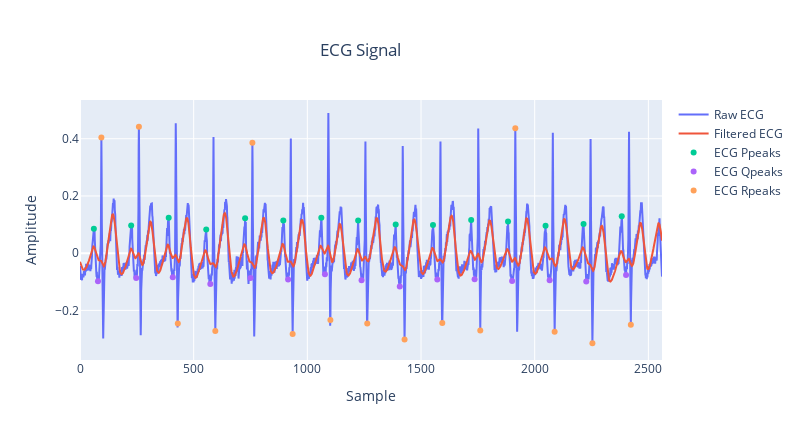

The code cell stored with this chart in its notebook:
### Code cell
#Plot ECG signal using Plotly
biobss.ecgtools.plot_ecg(signals=signals, peaks=peaks, method='plotly', show_peaks=True)

### Figure 1 — Plotly figure (JSON) as saved in the notebook; plotly's stock layout.template omitted (floating-point values rounded to 4 significant figures; data arrays with more than 128 entries replaced by an {"elided": "..."} marker saying what was removed)
{"data": [{"name": "Raw ECG", "type": "scatter", "x": {"elided": "2560 float values"}, "xaxis": "x", "y": {"elided": "2560 float values"}, "yaxis": "y"}, {"name": "Filtered ECG", "type": "scatter", "x": {"elided": "2560 float values"}, "xaxis": "x", "y": {"elided": "2560 float values"}, "yaxis": "y"}, {"mode": "markers", "name": "ECG Ppeaks", "type": "scatter", "x": [61.02, 225.1, 390.2, 555.2, 726.3, 894.3, 1061.0, 1223.0, 1389.0, 1553.0, 1721.0, 1883.0, 2048.0, 2215.0, 2383.0], "xaxis": "x", "y": [0.085, 0.097, 0.124, 0.083, 0.122, 0.114, 0.124, 0.114, 0.1, 0.098, 0.116, 0.111, 0.096, 0.102, 0.129], "yaxis": "y"}, {"mode": "markers", "name": "ECG Qpeaks", "type": "scatter", "x": [79.03, 247.1, 408.2, 573.2, 750.3, 915.4, 1077.0, 1238.0, 1407.0, 1572.0, 1736.0, 1901.0, 2066.0, 2227.0, 2402.0], "xaxis": "x", "y": [-0.098, -0.087, -0.084, -0.108, -0.087, -0.092, -0.074, -0.095, -0.117, -0.092, -0.091, -0.097, -0.095, -0.099, -0.076], "yaxis": "y"}, {"mode": "markers", "name": "ECG Rpeaks", "type": "scatter", "x": [94.04, 259.1, 430.2, 595.2, 758.3, 935.4, 1101.0, 1263.0, 1428.0, 1594.0, 1761.0, 1915.0, 2088.0, 2254.0, 2423.0], "xaxis": "x", "y": [0.404, 0.442, -0.246, -0.272, 0.386, -0.283, -0.234, -0.246, -0.302, -0.244, -0.27, 0.437, -0.275, -0.315, -0.25], "yaxis": "y"}], "layout": {"annotations": [{"showarrow": false, "text": " ", "x": 0.5, "xref": "x domain", "y": 1.2, "yref": "y domain"}, {"showarrow": false, "text": " ", "x": 0.5, "xref": "x domain", "y": 1.2, "yref": "y domain"}], "height": 440, "title": {"text": "ECG Signal", "x": 0.45, "y": 0.9}, "width": 800, "xaxis": {"anchor": "y", "domain": [0, 1], "range": [0, 2560], "title": {"text": "Sample"}}, "yaxis": {"anchor": "x", "domain": [0, 1], "title": {"text": "Amplitude"}}}}
